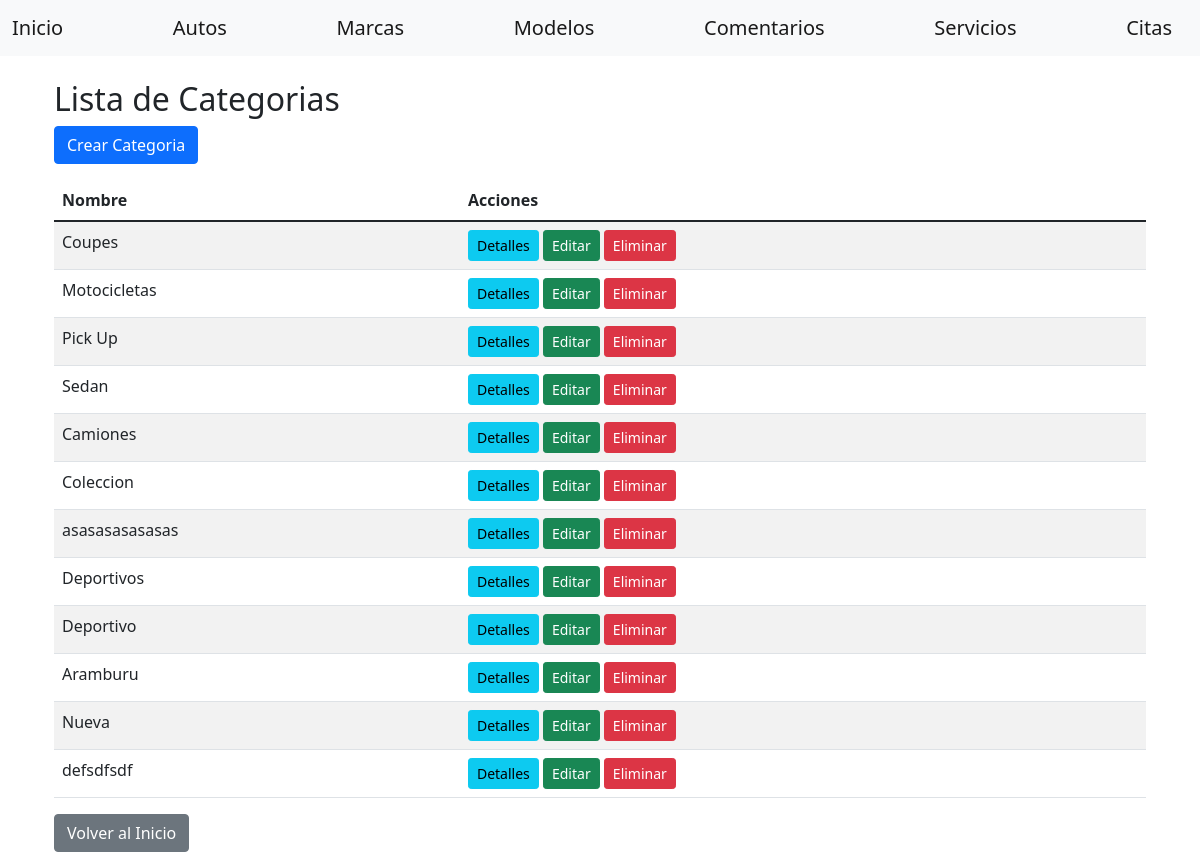
/gestion/categorias/, run on the app's committed database.
### gestion/models.py (models this page shows, shortened)
class Categoria(models.Model):
    nombre = models.CharField(max_length=100)

### gestion/views/categoria_view.py (the view)
# urls.py: path('categorias/', categoria_view.CategoriaListView.as_view(), name='categoria-list'),
class CategoriaListView(View):
    def get(self, request, *args, **kwargs):
        repo = CategoriaRepository()
        categorias = repo.get_all()
        return render(
            request,
            'categorias/list.html',
            dict(
                categorias=categorias
            )
        )

### gestion/context_processors.py (called while the page is built)
def user_info(request):
    user = request.user if request.user.is_authenticated else None
    return {
        'authenticated_user': user
    }

def all_brands(request):
    brands = cache.get('brands')
    if brands is None:
        brands = Marca.objects.all()
        cache.set('brands', brands, 36000)  # Cache por 10 horas (36000 segundos)
    return {'all_brands': brands}

def all_categories(request):
    categories = cache.get('categories')
    if categories is None:
        categories = Categoria.objects.all()  # Devuelve objetos completos
        cache.set('categories', categories, 36000)  # Cache por 10 horas (36000 segundos)
    return {'all_categories': categories}

### gestion/repositories/categoria_repository.py (called while the page is built)
    def get_all(self) -> List[Categoria]:
        return Categoria.objects.all()

### gestion/templates/categorias/list.html (shortened to what this page needs)
{% extends "home/base.html" %}
{% block content %}
<div class="container mt-3">
    <h2>Lista de Categorias</h2>
    <a href="{% url 'categoria-create' %}" class="btn btn-primary mb-3">Crear Categoria</a>
    <table class="table table-striped">
        <thead>
            <tr>
                <th>Nombre</th>
                <th>Acciones</th>
            </tr>
        </thead>
        <tbody>
            {% for categoria in categorias %}
                <tr>
                    <td>{{ categoria.nombre }}</td>
                    <td>
                        <a href="{% url 'categoria-detail' categoria.id %}" class="btn btn-info btn-sm">Detalles</a>
                        <a href="{% url 'categoria-update' categoria.id %}" class="btn btn-success btn-sm">Editar</a>
                        <form action="{% url 'categoria-delete' categoria.id %}" method="post" class="d-inline">
                            <button type="submit" class="btn btn-danger btn-sm">Eliminar</button>
                        </form>
                    </td>
                </tr>
            {% endfor %}
        </tbody>
    </table>
    <a href="{% url 'index' %}" class="btn btn-secondary">Volver al Inicio</a>
</div>
{% endblock %}

### home/templates/home/base.html (style rules this page uses)
body { background-image: url(''); background-size: cover; background-position: center; background-repeat: no-repeat; height: 100vh; margin: 0; }

### data on the page
Categoria: nombre "Coupes"
Categoria: nombre "Motocicletas"
Categoria: nombre "Pick Up"
Categoria: nombre "Sedan"
Categoria: nombre "Camiones"
Categoria: nombre "Coleccion"
Categoria: nombre "asasasasasasas"
Categoria: nombre "Deportivos"
Categoria: nombre "Deportivo"
Categoria: nombre "Aramburu"
Categoria: nombre "Nueva"
Categoria: nombre "defsdfsdf"
